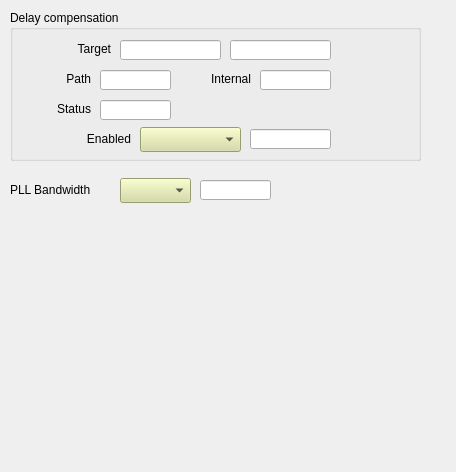
<?xml version="1.0" encoding="UTF-8"?>
<ui version="4.0">
 <class>Form</class>
 <widget class="QWidget" name="Form">
  <property name="geometry">
   <rect>
    <x>0</x>
    <y>0</y>
    <width>456</width>
    <height>472</height>
   </rect>
  </property>
  <property name="windowTitle">
   <string>Form</string>
  </property>
  <widget class="QGroupBox" name="groupBox">
   <property name="geometry">
    <rect>
     <x>10</x>
     <y>10</y>
     <width>411</width>
     <height>151</height>
    </rect>
   </property>
   <property name="title">
    <string>Delay compensation</string>
   </property>
   <widget class="QLabel" name="label_2">
    <property name="geometry">
     <rect>
      <x>40</x>
      <y>30</y>
      <width>61</width>
      <height>17</height>
     </rect>
    </property>
    <property name="text">
     <string>Target</string>
    </property>
    <property name="alignment">
     <set>Qt::AlignRight|Qt::AlignTrailing|Qt::AlignVCenter</set>
    </property>
   </widget>
   <widget class="QLabel" name="label_3">
    <property name="geometry">
     <rect>
      <x>20</x>
      <y>60</y>
      <width>61</width>
      <height>17</height>
     </rect>
    </property>
    <property name="text">
     <string>Path</string>
    </property>
    <property name="alignment">
     <set>Qt::AlignRight|Qt::AlignTrailing|Qt::AlignVCenter</set>
    </property>
   </widget>
   <widget class="QLabel" name="label_4">
    <property name="geometry">
     <rect>
      <x>180</x>
      <y>60</y>
      <width>61</width>
      <height>17</height>
     </rect>
    </property>
    <property name="text">
     <string>Internal</string>
    </property>
    <property name="alignment">
     <set>Qt::AlignRight|Qt::AlignTrailing|Qt::AlignVCenter</set>
    </property>
   </widget>
   <widget class="QLabel" name="label_5">
    <property name="geometry">
     <rect>
      <x>20</x>
      <y>90</y>
      <width>61</width>
      <height>17</height>
     </rect>
    </property>
    <property name="text">
     <string>Status</string>
    </property>
    <property name="alignment">
     <set>Qt::AlignRight|Qt::AlignTrailing|Qt::AlignVCenter</set>
    </property>
   </widget>
   <widget class="caLineEdit" name="calineedit_16">
    <property name="geometry">
     <rect>
      <x>220</x>
      <y>30</y>
      <width>101</width>
      <height>20</height>
     </rect>
    </property>
    <property name="alignment">
     <set>Qt::AlignLeading|Qt::AlignLeft|Qt::AlignVCenter</set>
    </property>
    <property name="channel" stdset="0">
     <string notr="true">$(EVR):DlyCompensation-Target-RB</string>
    </property>
    <property name="unitsEnabled">
     <bool>true</bool>
    </property>
   </widget>
   <widget class="caTextEntry" name="catextentry_4">
    <property name="geometry">
     <rect>
      <x>110</x>
      <y>30</y>
      <width>101</width>
      <height>20</height>
     </rect>
    </property>
    <property name="channel" stdset="0">
     <string notr="true">$(EVR):DlyCompensation-Target-SP</string>
    </property>
    <property name="background">
     <color>
      <red>212</red>
      <green>219</green>
      <blue>157</blue>
     </color>
    </property>
    <property name="colorMode">
     <enum>caLineEdit::Static</enum>
    </property>
   </widget>
   <widget class="caLineEdit" name="calineedit_17">
    <property name="geometry">
     <rect>
      <x>90</x>
      <y>60</y>
      <width>71</width>
      <height>20</height>
     </rect>
    </property>
    <property name="alignment">
     <set>Qt::AlignLeading|Qt::AlignLeft|Qt::AlignVCenter</set>
    </property>
    <property name="channel" stdset="0">
     <string notr="true">$(EVR):DlyCompensation-Path-RB</string>
    </property>
    <property name="unitsEnabled">
     <bool>true</bool>
    </property>
   </widget>
   <widget class="caLineEdit" name="calineedit_18">
    <property name="geometry">
     <rect>
      <x>250</x>
      <y>60</y>
      <width>71</width>
      <height>20</height>
     </rect>
    </property>
    <property name="alignment">
     <set>Qt::AlignLeading|Qt::AlignLeft|Qt::AlignVCenter</set>
    </property>
    <property name="channel" stdset="0">
     <string notr="true">$(EVR):DlyCompensation-Internal-RB</string>
    </property>
    <property name="unitsEnabled">
     <bool>true</bool>
    </property>
   </widget>
   <widget class="caLineEdit" name="calineedit_19">
    <property name="geometry">
     <rect>
      <x>90</x>
      <y>90</y>
      <width>71</width>
      <height>20</height>
     </rect>
    </property>
    <property name="alignment">
     <set>Qt::AlignLeading|Qt::AlignLeft|Qt::AlignVCenter</set>
    </property>
    <property name="channel" stdset="0">
     <string notr="true">$(EVR):DlyCompensation-Status-RB</string>
    </property>
    <property name="unitsEnabled">
     <bool>true</bool>
    </property>
    <property name="formatType">
     <enum>caLineEdit::hexadecimal</enum>
    </property>
   </widget>
   <widget class="caLineEdit" name="calineedit_21">
    <property name="geometry">
     <rect>
      <x>240</x>
      <y>119</y>
      <width>81</width>
      <height>20</height>
     </rect>
    </property>
    <property name="alignment">
     <set>Qt::AlignLeading|Qt::AlignLeft|Qt::AlignVCenter</set>
    </property>
    <property name="channel" stdset="0">
     <string notr="true">$(EVR):DlyCompensation-Enabled-RB</string>
    </property>
    <property name="unitsEnabled">
     <bool>true</bool>
    </property>
   </widget>
   <widget class="caMenu" name="camenu_3">
    <property name="geometry">
     <rect>
      <x>130</x>
      <y>117</y>
      <width>101</width>
      <height>25</height>
     </rect>
    </property>
    <property name="styleSheet">
     <string notr="true">background-color: rgb(212, 219, 157);</string>
    </property>
    <property name="channel" stdset="0">
     <string notr="true">$(EVR):DlyCompensation-Enabled-Sel</string>
    </property>
   </widget>
   <widget class="QLabel" name="label_6">
    <property name="geometry">
     <rect>
      <x>50</x>
      <y>120</y>
      <width>71</width>
      <height>17</height>
     </rect>
    </property>
    <property name="text">
     <string>Enabled</string>
    </property>
    <property name="alignment">
     <set>Qt::AlignRight|Qt::AlignTrailing|Qt::AlignVCenter</set>
    </property>
   </widget>
  </widget>
  <widget class="QLabel" name="label">
   <property name="geometry">
    <rect>
     <x>10</x>
     <y>181</y>
     <width>101</width>
     <height>17</height>
    </rect>
   </property>
   <property name="text">
    <string>PLL Bandwidth</string>
   </property>
  </widget>
  <widget class="caMenu" name="camenu_2">
   <property name="geometry">
    <rect>
     <x>120</x>
     <y>178</y>
     <width>71</width>
     <height>25</height>
    </rect>
   </property>
   <property name="styleSheet">
    <string notr="true">background-color: rgb(212, 219, 157);</string>
   </property>
   <property name="channel" stdset="0">
    <string notr="true">$(EVR):PLL-Bandwidth-Sel</string>
   </property>
  </widget>
  <widget class="caLineEdit" name="calineedit_20">
   <property name="geometry">
    <rect>
     <x>200</x>
     <y>180</y>
     <width>71</width>
     <height>20</height>
    </rect>
   </property>
   <property name="alignment">
    <set>Qt::AlignLeading|Qt::AlignLeft|Qt::AlignVCenter</set>
   </property>
   <property name="channel" stdset="0">
    <string notr="true">$(EVR):PLL-Bandwidth-RB</string>
   </property>
   <property name="unitsEnabled">
    <bool>true</bool>
   </property>
  </widget>
  <widget class="caInclude" name="cainclude">
   <property name="geometry">
    <rect>
     <x>1</x>
     <y>210</y>
     <width>422</width>
     <height>110</height>
    </rect>
   </property>
   <property name="macro">
    <string notr="true">EVR=$(EVR),ID=0</string>
   </property>
   <property name="filename" stdset="0">
    <string notr="true">G_EVR_dbus.ui</string>
   </property>
  </widget>
  <widget class="caInclude" name="cainclude_2">
   <property name="geometry">
    <rect>
     <x>0</x>
     <y>320</y>
     <width>422</width>
     <height>110</height>
    </rect>
   </property>
   <property name="macro">
    <string notr="true">EVR=$(EVR),ID=1</string>
   </property>
   <property name="filename" stdset="0">
    <string notr="true">G_EVR_dbus.ui</string>
   </property>
  </widget>
 </widget>
 <customwidgets>
  <customwidget>
   <class>caMenu</class>
   <extends>QComboBox</extends>
   <header>caMenu</header>
  </customwidget>
  <customwidget>
   <class>caTextEntry</class>
   <extends>caLineEdit</extends>
   <header>caTextEntry</header>
  </customwidget>
  <customwidget>
   <class>caInclude</class>
   <extends>QWidget</extends>
   <header>caInclude</header>
  </customwidget>
  <customwidget>
   <class>caLineEdit</class>
   <extends>QLineEdit</extends>
   <header>caLineEdit</header>
  </customwidget>
 </customwidgets>
 <resources/>
 <connections/>
</ui>
